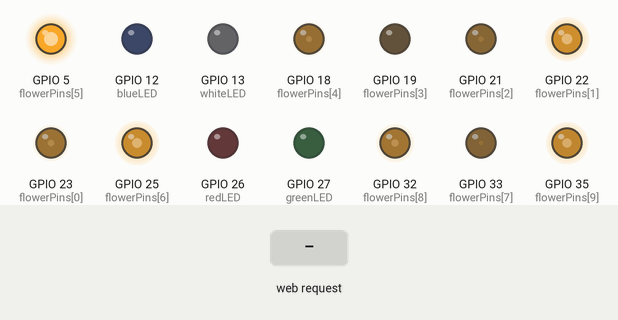
A sketch run on a simulated ESP32. Shown: output pins drawn as LEDs (lit = HIGH). Inputs (shaded band) come from the test bench. Random numbers use the default seed unless the sketch sets one; nothing arrives over Bluetooth unless stated.

Above: at 1.2 s.
1.3 s: HTTP request GET /red/on received
At 1.65 s:
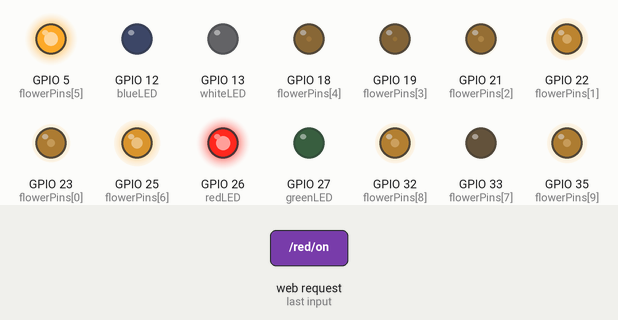
4.3 s: HTTP request GET /red/off received
At 4.65 s:
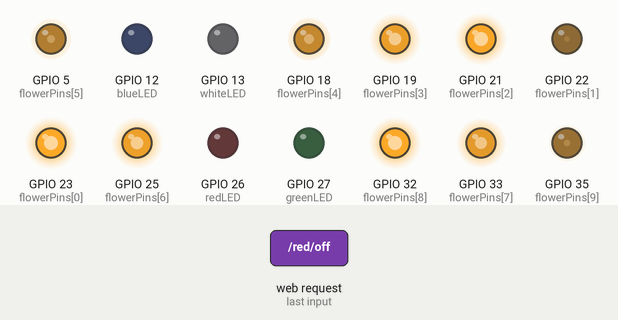
7.3 s: HTTP request GET /green/on received
At 7.66 s:
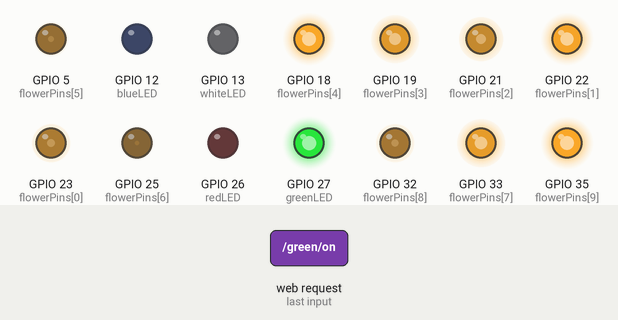
10.3 s: HTTP request GET /green/off received
At 11.26 s:
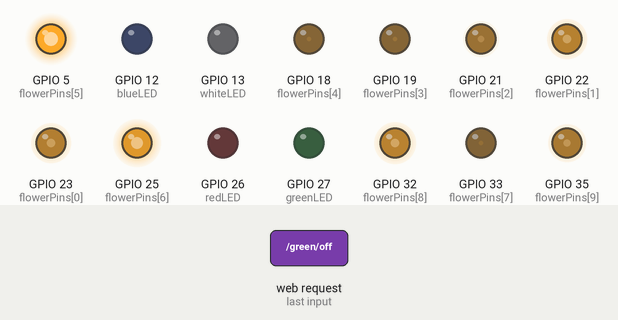
13.3 s: HTTP request GET /blue/on received
At 13.67 s:
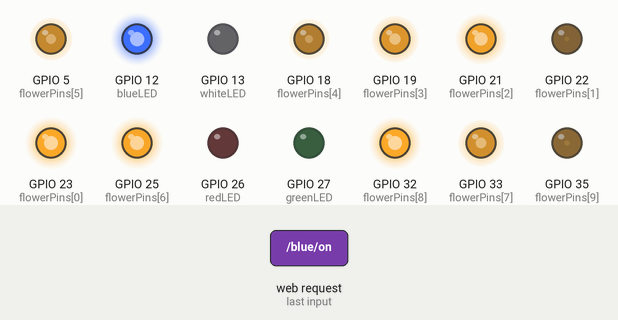
16.3 s: HTTP request GET /blue/off received
At 16.67 s:
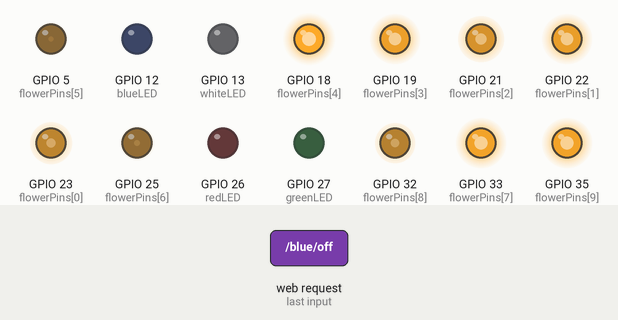
Timing chart, 0 to 22.2 s (numbered marks = the images above; inputs shaded):
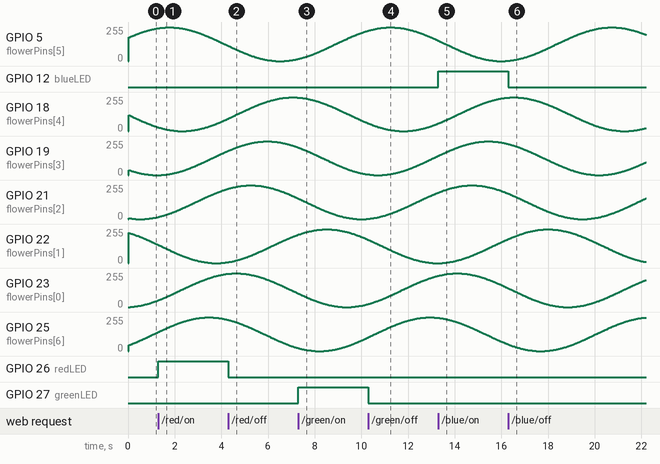

Measured:
- after the input at 1.3 s, GPIO 26 (redLED): LOW → HIGH at once
- after the input at 4.3 s, GPIO 26 (redLED): HIGH → LOW at once
- after the input at 7.3 s, GPIO 27 (greenLED): LOW → HIGH at once
- after the input at 10.3 s, GPIO 27 (greenLED): HIGH → LOW at once
- after the input at 13.3 s, GPIO 12 (blueLED): LOW → HIGH at once
- after the input at 16.3 s, GPIO 12 (blueLED): HIGH → LOW at once
- by itself, GPIO 5 (flowerPins[5]): rises from 2/255 to 252/255 in 4.2 s, then falls to 197/255 in 1.6 s
- by itself, GPIO 22 (flowerPins[1]): rises from 181/255 to 252/255 in 1.5 s, then falls to 8/255 in 4.4 s

The sketch:

DigitalGarden.ino
```cpp
#include <WiFi.h>
#include "BluetoothSerial.h"

// ---------- Wi-Fi ----------
const char* ssid = "WIFILampV1";
const char* password = "12345678";
WiFiServer server(80);

// ---------- Bluetooth ----------
BluetoothSerial SerialBT;

// ---------- LED states ----------
String redState   = "off";
String greenState = "off";
String blueState  = "off";
String whiteState = "off";

// ---------- GPIO ----------
const int redLED   = 26;
const int greenLED = 27;
const int blueLED  = 12;
const int whiteLED = 13;

// ---------- PWM ----------
const int redCh   = 0;
const int greenCh = 1;
const int blueCh  = 2;
const int whiteCh = 3;

// ---------- Flower LEDs ----------
const int flowerPins[] = {23, 22, 21, 19, 18, 5, 25, 33, 32, 35};
const int flowerCount = sizeof(flowerPins)/sizeof(flowerPins[0]);
int flowerCh[flowerCount];
float flowerPhase[flowerCount];
int twinkleSpeed = 50;   // 1 = slow, 100 = fast twinkle

// ---------- Modes ----------
enum Mode { MANUAL, CHASE, BLINK, FADE, RAINBOW };
Mode currentMode = MANUAL;

// ---------- Tunables ----------
int blinkInterval  = 500;
int chaseInterval  = 300;
int fadeStep       = 5;
int rainbowSpeed   = 30;

// ---------- HTML template in PROGMEM ----------
const char MAIN_page[] PROGMEM = R"rawliteral(
<!DOCTYPE html><html><head><meta name='viewport' content='width=device-width, initial-scale=1'>
<style>
body{background:#000;color:#fff;font-family:Helvetica;text-align:center}
h1{font-size:20px;margin:8px 0}
.g{display:grid;grid-template-columns:1fr 1fr;gap:4px}
.b{border:none;color:#fff;padding:6px 12px;font-size:14px;cursor:pointer}
.off{background:#555}.on{background:#4CAF50}.m{background:#2196F3}
p{margin:4px 0;font-size:12px}input[type=range]{width:90%}
</style></head><body><h1>WIFILampV1</h1>
%BUTTONS%
<h2>Modes</h2><div class='g'>
<a href='/mode/manual'><button class='b m'>Manual</button></a>
<a href='/mode/chase'><button class='b m'>Chase</button></a>
<a href='/mode/blink'><button class='b m'>Blink</button></a>
<a href='/mode/fade'><button class='b m'>Fade</button></a>
<a href='/mode/rainbow'><button class='b m'>Rainbow</button></a>
</div>
<h2>Settings</h2>
<p>Blink Speed <input type='range' min='0' max='100' value='%BLINK%' onchange="location='/set?blink='+this.value"></p>
<p>Chase Speed <input type='range' min='0' max='100' value='%CHASE%' onchange="location='/set?chase='+this.value"></p>
<p>Fade Step <input type='range' min='0' max='100' value='%FADE%' onchange="location='/set?fade='+this.value"></p>
<p>Rainbow Speed <input type='range' min='0' max='100' value='%RAINBOW%' onchange="location='/set?rainbow='+this.value"></p>
<p>Twinkle Speed <input type='range' min='0' max='100' value='%TWINKLE%' onchange="location='/set?twinkle='+this.value"></p>
</body></html>
)rawliteral";

// ---------- Helpers ----------
void handleModes();
void applyManual(String color, bool on);
void handleCommand(String cmd);
String buildPage();

void setup() {
  // PWM setup
  ledcSetup(redCh,   5000, 8);
  ledcSetup(greenCh, 5000, 8);
  ledcSetup(blueCh,  5000, 8);
  ledcSetup(whiteCh, 5000, 8);
  ledcAttachPin(redLED,   redCh);
  ledcAttachPin(greenLED, greenCh);
  ledcAttachPin(blueLED,  blueCh);
  ledcAttachPin(whiteLED, whiteCh);

  // Flowers
  for (int i=0; i<flowerCount; i++) {
    flowerCh[i] = 4 + i;
    ledcSetup(flowerCh[i], 5000, 8);
    ledcAttachPin(flowerPins[i], flowerCh[i]);
    flowerPhase[i] = random(0, 628) / 100.0;
  }

  WiFi.softAP(ssid, password);
  server.begin();
  SerialBT.begin("WIFILampV1");
}

void loop() {
  // Bluetooth
  if (SerialBT.available()) {
    String btCmd = SerialBT.readStringUntil('\n');
    btCmd.trim();
    if (btCmd.length()) handleCommand(btCmd);
  }

  // HTTP
  WiFiClient client = server.available();
  if (client) {
    String header="";
    String currentLine="";
    while (client.connected()) {
      if (client.available()) {
        char c = client.read();
        header += c;
        if (c == '\n') {
          if (currentLine.length() == 0) {
            // --- routes ---
            if (header.indexOf("GET /red/on")    >= 0) handleCommand("RED ON");
            if (header.indexOf("GET /red/off")   >= 0) handleCommand("RED OFF");
            if (header.indexOf("GET /green/on")  >= 0) handleCommand("GREEN ON");
            if (header.indexOf("GET /green/off") >= 0) handleCommand("GREEN OFF");
            if (header.indexOf("GET /blue/on")   >= 0) handleCommand("BLUE ON");
            if (header.indexOf("GET /blue/off")  >= 0) handleCommand("BLUE OFF");
            if (header.indexOf("GET /white/on")  >= 0) handleCommand("WHITE ON");
            if (header.indexOf("GET /white/off") >= 0) handleCommand("WHITE OFF");

            if (header.indexOf("GET /mode/manual")  >= 0) handleCommand("MODE MANUAL");
            if (header.indexOf("GET /mode/chase")   >= 0) handleCommand("MODE CHASE");
            if (header.indexOf("GET /mode/blink")   >= 0) handleCommand("MODE BLINK");
            if (header.indexOf("GET /mode/fade")    >= 0) handleCommand("MODE FADE");
            if (header.indexOf("GET /mode/rainbow") >= 0) handleCommand("MODE RAINBOW");

            if (header.indexOf("GET /set?blink=") >= 0) blinkInterval = map(header.substring(header.indexOf("blink=")+6).toInt(), 0,100,2000,50);
            if (header.indexOf("GET /set?chase=") >= 0) chaseInterval = map(header.substring(header.indexOf("chase=")+6).toInt(), 0,100,2000,50);
            if (header.indexOf("GET /set?fade=") >= 0)  fadeStep = constrain(map(header.substring(header.indexOf("fade=")+5).toInt(),0,100,1,20),1,20);
            if (header.indexOf("GET /set?rainbow=")>=0) rainbowSpeed = map(header.substring(header.indexOf("rainbow=")+8).toInt(),0,100,200,10);
            if (header.indexOf("GET /set?twinkle=")>=0) twinkleSpeed = constrain(header.substring(header.indexOf("twinkle=")+8).toInt(),1,100);

            // --- serve page ---
            client.println(F("HTTP/1.1 200 OK"));
            client.println(F("Content-type:text/html"));
            client.println(F("Connection: close"));
            client.println();
            client.print(buildPage());
            client.println();
            break;
          } else currentLine="";
        } else if (c!='\r') currentLine+=c;
      }
    }
    client.stop();
  }

  handleModes();
}

// ---------- Helpers ----------
void applyManual(String color, bool on) {
  int duty = on ? 255 : 0;
  if (color=="RED")   { ledcWrite(redCh,duty);   redState=on?"on":"off"; }
  if (color=="GREEN") { ledcWrite(greenCh,duty); greenState=on?"on":"off"; }
  if (color=="BLUE")  { ledcWrite(blueCh,duty);  blueState=on?"on":"off"; }
  if (color=="WHITE") { ledcWrite(whiteCh,duty); whiteState=on?"on":"off"; }
}

void handleCommand(String cmd) {
  cmd.trim(); cmd.toUpperCase();
  if (cmd=="RED ON")    { applyManual("RED",true); return; }
  if (cmd=="RED OFF")   { applyManual("RED",false); return; }
  if (cmd=="GREEN ON")  { applyManual("GREEN",true); return; }
  if (cmd=="GREEN OFF") { applyManual("GREEN",false); return; }
  if (cmd=="BLUE ON")   { applyManual("BLUE",true); return; }
  if (cmd=="BLUE OFF")  { applyManual("BLUE",false); return; }
  if (cmd=="WHITE ON")  { applyManual("WHITE",true); return; }
  if (cmd=="WHITE OFF") { applyManual("WHITE",false); return; }
  if (cmd.startsWith("MODE ")) {
    String m=cmd.substring(5);
    if (m=="MANUAL") currentMode=MANUAL;
    else if (m=="CHASE") currentMode=CHASE;
    else if (m=="BLINK") currentMode=BLINK;
    else if (m=="FADE") currentMode=FADE;
    else if (m=="RAINBOW") currentMode=RAINBOW;
    return;
  }
  if (cmd.startsWith("SET ")) {
    int sp1=cmd.indexOf(' '); int sp2=cmd.indexOf(' ',sp1+1);
    if (sp2>0) {
      String key=cmd.substring(sp1+1,sp2);
      int val=cmd.substring(sp2+1).toInt();
      if (key=="BLINK") blinkInterval=constrain(val,50,2000);
      else if (key=="CHASE") chaseInterval=constrain(val,50,2000);
      else if (key=="FADE") fadeStep=constrain(val,1,20);
      else if (key=="RAINBOW") rainbowSpeed=constrain(val,10,200);
      else if (key=="TWINKLE") twinkleSpeed=constrain(val,1,100);
    }
  }
}

String buildPage(){
  String page=MAIN_page;
  page.replace("%BLINK%",String(map(blinkInterval,2000,50,0,100)));
  page.replace("%CHASE%",String(map(chaseInterval,2000,50,0,100)));
  page.replace("%FADE%",String(map(fadeStep,1,20,0,100)));
  page.replace("%RAINBOW%",String(map(rainbowSpeed,200,10,0,100)));
  page.replace("%TWINKLE%",String(twinkleSpeed));
  // LED buttons
  String btns="<div class='g'>";
  btns+="<div><p>Red-"+redState+"</p><a href='/red/"+(redState=="off"?"on":"off")+"'><button class='b "+(redState=="off"?"off":"on")+"'>"+(redState=="off"?"ON":"OFF")+"</button></a></div>";
  btns+="<div><p>Green-"+greenState+"</p><a href='/green/"+(greenState=="off"?"on":"off")+"'><button class='b "+(greenState=="off"?"off":"on")+"'>"+(greenState=="off"?"ON":"OFF")+"</button></a></div>";
  btns+="<div><p>Blue-"+blueState+"</p><a href='/blue/"+(blueState=="off"?"on":"off")+"'><button class='b "+(blueState=="off"?"off":"on")+"'>"+(blueState=="off"?"ON":"OFF")+"</button></a></div>";
  btns+="<div><p>White-"+whiteState+"</p><a href='/white/"+(whiteState=="off"?"on":"off")+"'><button class='b "+(whiteState=="off"?"off":"on")+"'>"+(whiteState=="off"?"ON":"OFF")+"</button></a></div>";
  btns+="</div>";
  page.replace("%BUTTONS%",btns);
  return page;
}

// ---------- Effect engine ----------
void handleModes(){
  static unsigned long lastMillis=0;
  static int chaseIndex=0;
  static bool blinkOn=false;
  static int redVal=0, redDir=5;
  static int greenVal=64, greenDir=4;
  static int blueVal=128, blueDir=3;
  static int whiteVal=192, whiteDir=2;
  static float angle=0.0;
  unsigned long now=millis();

  if(currentMode==CHASE && now-lastMillis>=chaseInterval){
    lastMillis=now;
    ledcWrite(redCh,0);ledcWrite(greenCh,0);ledcWrite(blueCh,0);ledcWrite(whiteCh,0);
    switch(chaseIndex){case 0:ledcWrite(redCh,255);break;case 1:ledcWrite(greenCh,255);break;case 2:ledcWrite(blueCh,255);break;case 3:ledcWrite(whiteCh,255);break;}
    chaseIndex=(chaseIndex+1)%4;
  }
  else if(currentMode==BLINK && now-lastMillis>=blinkInterval){
    lastMillis=now; blinkOn=!blinkOn;
    int val=blinkOn?255:0;
    ledcWrite(redCh,val);ledcWrite(greenCh,val);ledcWrite(blueCh,val);ledcWrite(whiteCh,val);
  }
  else if(currentMode==FADE && now-lastMillis>=40){
    lastMillis=now;
    redVal+=redDir;if(redVal>=255||redVal<=0)redDir=-redDir;
    greenVal+=greenDir;if(greenVal>=255||greenVal<=0)greenDir=-greenDir;
    blueVal+=blueDir;if(blueVal>=255||blueVal<=0)blueDir=-blueDir;
    whiteVal+=whiteDir;if(whiteVal>=255||whiteVal<=0)whiteDir=-whiteDir;
    ledcWrite(redCh,redVal);ledcWrite(greenCh,greenVal);ledcWrite(blueCh,blueVal);ledcWrite(whiteCh,whiteVal);
  }
  else if(currentMode==RAINBOW && now-lastMillis>=rainbowSpeed){
    lastMillis=now;
    angle+=0.05f;if(angle>6.28318f)angle=0.0f;
    int r=(sin(angle)+1.0f)*127.0f;
    int g=(sin(angle+2.0944f)+1.0f)*127.0f;
    int b=(sin(angle+4.1888f)+1.0f)*127.0f;
    ledcWrite(redCh,r);ledcWrite(greenCh,g);ledcWrite(blueCh,b);ledcWrite(whiteCh,0);
  }

  // Flowers twinkle always
  static unsigned long lastTwinkle=0;
  if(now-lastTwinkle>=30){
    lastTwinkle=now;
    for(int i=0;i<flowerCount;i++){
      flowerPhase[i]+=0.02*(twinkleSpeed/50.0);
      if(flowerPhase[i]>6.28)flowerPhase[i]-=6.28;
      int brightness=(sin(flowerPhase[i])+1.0)*127;
      ledcWrite(flowerCh[i],brightness);
    }
  }
}
```
